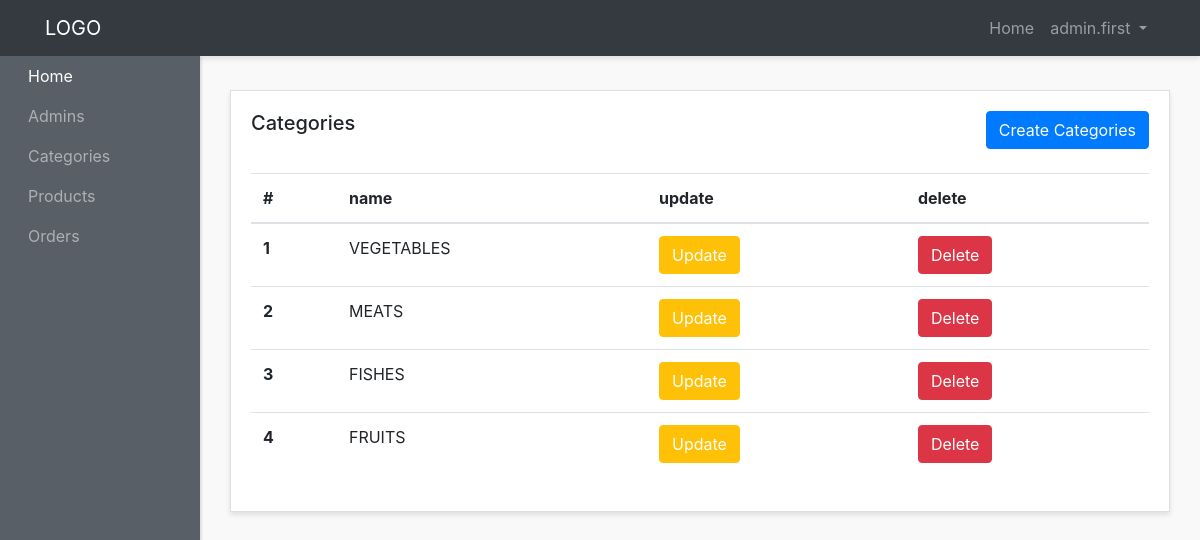
The page /admin-panel/categories-admins/show-categories.php (signed in) on the database its author committed.
### tables this page shows
CREATE TABLE `categories` (
  `id` int(3) NOT NULL,
  `name` varchar(200) NOT NULL,
  `image` varchar(200) NOT NULL,
  `icon` varchar(200) NOT NULL,
  `description` varchar(200) NOT NULL,
  `created_at` timestamp NOT NULL DEFAULT current_timestamp()
);

### admin-panel/categories-admins/show-categories.php (the view, shortened to what this page needs)
<?php require "../layouts/header.php"; ?>
<?php require "../../config/config.php"; ?>
<?php
  $categories = $conn->query("SELECT * FROM categories");
  $categories->execute();
  $allCategories = $categories->fetchAll(PDO::FETCH_OBJ);
?>
      <div class="row">
        <div class="col">
          <div class="card">
            <div class="card-body">
              <h5 class="card-title mb-4 d-inline">Categories</h5>
             <a  href="<?php echo ADMINURL; ?>/categories-admins/create-category.php" class="btn btn-primary mb-4 text-center float-right">Create Categories</a>
              <table class="table">
                <thead>
                  <tr>
                    <th scope="col">#</th>
                    <th scope="col">name</th>
                    <th scope="col">update</th>
                    <th scope="col">delete</th>
                  </tr>
                </thead>
                <tbody>
                <?php foreach($allCategories as $category) : ?>
                  <tr>
                    <th scope="row"><?php echo $category->id; ?></th>
                    <td><?php echo $category->name; ?></td>
                    <td><a  href="update-category.php?id=<?php echo $category->id; ?>" class="btn btn-warning text-white text-center ">Update </a></td>
                    <td><a href="delete-category.php?id=<?php echo $category->id; ?>" class="btn btn-danger  text-center ">Delete </a></td>
                  </tr>
                <?php endforeach; ?>
                </tbody>
              </table>
            </div>
          </div>
        </div>
      </div>
<?php require "../layouts/footer.php"; ?>

### admin-panel/styles/style.css (style rules this page uses)
body { background:#f9f9f9; }
.card { margin-bottom: 15px; border-radius:0; box-shadow: 0 3px 5px rgba(0,0,0,.1); }

### rows shown on the page
categories: id "1", name "VEGETABLES"
categories: id "2", name "MEATS"
categories: id "3", name "FISHES"
categories: id "4", name "FRUITS"

### other values the page prints
$_SESSION['adminname'] "admin.first"
